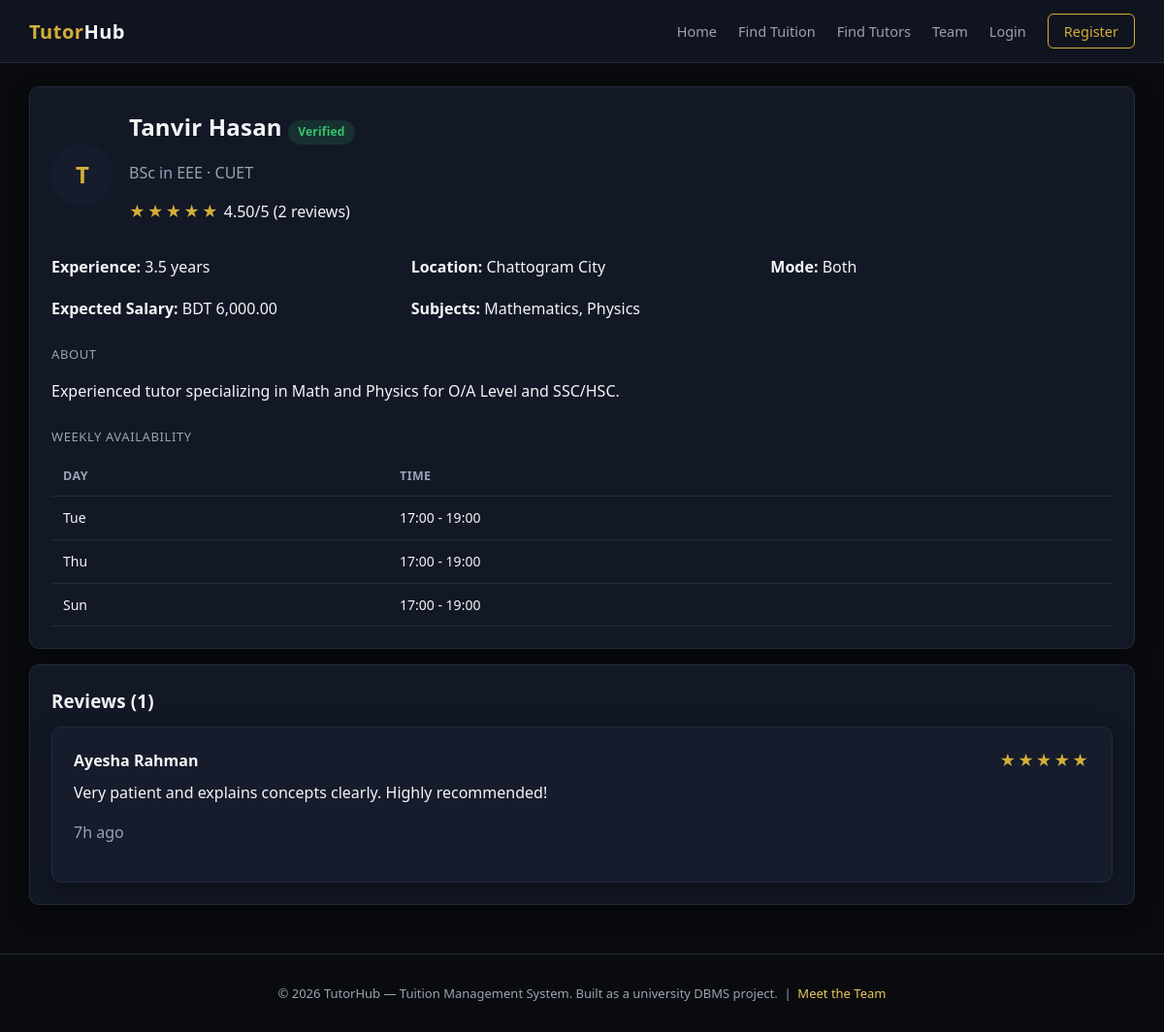
/tutor/view_tutor.php?id=1, run on the app's committed database.
### tables this page shows
CREATE TABLE tutor_profiles (
    tutor_profile_id INT AUTO_INCREMENT PRIMARY KEY,
    user_id INT NOT NULL UNIQUE,
    education VARCHAR(255),
    institution VARCHAR(150),
    experience_years DECIMAL(4,1) DEFAULT 0,
    expected_salary DECIMAL(10,2) DEFAULT 0,
    teaching_location VARCHAR(150),
    teaching_mode ENUM('online','offline','both') DEFAULT 'both',
    bio TEXT,
    is_profile_verified TINYINT(1) NOT NULL DEFAULT 0,
    avg_rating DECIMAL(3,2) DEFAULT 0,
    total_reviews INT DEFAULT 0,
    created_at TIMESTAMP DEFAULT CURRENT_TIMESTAMP,
    updated_at TIMESTAMP DEFAULT CURRENT_TIMESTAMP ON UPDATE CURRENT_TIMESTAMP,
    CONSTRAINT fk_tp_user FOREIGN KEY (user_id) REFERENCES users(user_id) ON DELETE CASCADE ON UPDATE CASCADE,
    INDEX idx_tp_rating (avg_rating),
    INDEX idx_tp_location (teaching_location)
);

CREATE TABLE users (
    user_id INT AUTO_INCREMENT PRIMARY KEY,
    full_name VARCHAR(120) NOT NULL,
    email VARCHAR(150) NOT NULL UNIQUE,
    password_hash VARCHAR(255) NOT NULL,
    phone VARCHAR(30),
    role ENUM('student','tutor','both','admin') NOT NULL DEFAULT 'student',
    gender ENUM('male','female','other') DEFAULT NULL,
    profile_photo VARCHAR(255) DEFAULT NULL,
    status ENUM('active','suspended') NOT NULL DEFAULT 'active',
    is_verified TINYINT(1) NOT NULL DEFAULT 0,
    created_at TIMESTAMP DEFAULT CURRENT_TIMESTAMP,
    updated_at TIMESTAMP DEFAULT CURRENT_TIMESTAMP ON UPDATE CURRENT_TIMESTAMP,
    INDEX idx_users_role (role),
    INDEX idx_users_status (status)
);

CREATE TABLE tutor_availability (
    availability_id INT AUTO_INCREMENT PRIMARY KEY,
    tutor_profile_id INT NOT NULL,
    day_of_week ENUM('Mon','Tue','Wed','Thu','Fri','Sat','Sun') NOT NULL,
    start_time TIME NOT NULL,
    end_time TIME NOT NULL,
    is_available TINYINT(1) NOT NULL DEFAULT 1,
    CONSTRAINT fk_avail_tutor FOREIGN KEY (tutor_profile_id) REFERENCES tutor_profiles(tutor_profile_id) ON DELETE CASCADE,
    INDEX idx_avail_tutor_day (tutor_profile_id, day_of_week)
);

CREATE TABLE reviews (
    review_id INT AUTO_INCREMENT PRIMARY KEY,
    tuition_schedule_ref INT DEFAULT NULL,
    tuition_post_id INT NOT NULL,
    reviewer_user_id INT NOT NULL,
    reviewee_user_id INT NOT NULL,
    rating TINYINT NOT NULL,
    review_text TEXT,
    created_at TIMESTAMP DEFAULT CURRENT_TIMESTAMP,
    CONSTRAINT fk_rev_post FOREIGN KEY (tuition_post_id) REFERENCES tuition_posts(tuition_post_id) ON DELETE CASCADE,
    CONSTRAINT fk_rev_reviewer FOREIGN KEY (reviewer_user_id) REFERENCES users(user_id) ON DELETE CASCADE,
    CONSTRAINT fk_rev_reviewee FOREIGN KEY (reviewee_user_id) REFERENCES users(user_id) ON DELETE CASCADE,
    CONSTRAINT chk_rating CHECK (rating BETWEEN 1 AND 5),
    UNIQUE KEY uq_review_once (tuition_post_id, reviewer_user_id, reviewee_user_id)
);

### includes/functions.php (called while the page is built, shortened)
<?php
function e(string $value): string
{
    return htmlspecialchars($value, ENT_QUOTES, 'UTF-8');
}
function timeAgo(string $datetime): string
{
    $diff = time() - strtotime($datetime);
    if ($diff < 86400) return floor($diff / 3600) . 'h ago';
    return date('M j, Y', strtotime($datetime));
}
function money(float $amount): string
{
    return 'BDT ' . number_format($amount, 2);
}

### tutor/view_tutor.php (the view, shortened to what this page needs)
<?php
$db = getDB();
$id = (int) ($_GET['id'] ?? 0);
$stmt = $db->prepare(
    "SELECT tpf.*, u.full_name, u.gender, u.user_id FROM tutor_profiles tpf JOIN users u ON u.user_id = tpf.user_id WHERE tpf.tutor_profile_id = ?"
);
$stmt->execute([$id]);
$tutor = $stmt->fetch();
$subjects = $db->prepare(
    "SELECT s.subject_name FROM tutor_subjects ts JOIN subjects s ON s.subject_id = ts.subject_id WHERE ts.tutor_profile_id = ?"
);
$subjects->execute([$id]);
$subjects = array_column($subjects->fetchAll(), 'subject_name');
$reviews = $db->prepare(
    "SELECT r.*, u.full_name AS reviewer_name FROM reviews r JOIN users u ON u.user_id = r.reviewer_user_id
     WHERE r.reviewee_user_id = ? ORDER BY r.created_at DESC"
);
$reviews->execute([$tutor['user_id']]);
$reviews = $reviews->fetchAll();
$availability = $db->prepare('SELECT * FROM tutor_availability WHERE tutor_profile_id = ? AND is_available = 1 ORDER BY FIELD(day_of_week,"Mon","Tue","Wed","Thu","Fri","Sat","Sun")');
$availability->execute([$id]);
$availability = $availability->fetchAll();
include __DIR__ . '/../includes/header.php';
?>
<div class="container mt-3">
    <div class="card">
        <div class="flex-between">
            <div style="display:flex; gap:16px; align-items:center;">
                <div class="avatar" style="width:64px;height:64px;font-size:24px;"><?= strtoupper(substr($tutor['full_name'],0,1)) ?></div>
                <div>
                    <h2 class="mt-0"><?= e($tutor['full_name']) ?> <?php if ($tutor['is_profile_verified']): ?><span class="badge badge-active">Verified</span><?php endif; ?></h2>
                    <p class="text-muted"><?= e($tutor['education']) ?> &middot; <?= e($tutor['institution']) ?></p>
                    <p><span class="rating-stars"><?= str_repeat('★', (int)round($tutor['avg_rating'])) . str_repeat('☆', 5-(int)round($tutor['avg_rating'])) ?></span> <?= e($tutor['avg_rating']) ?>/5 (<?= (int)$tutor['total_reviews'] ?> reviews)</p>
                </div>
            </div>
        </div>
        <div class="grid grid-3 mt-2">
            <div><strong>Experience:</strong> <?= e($tutor['experience_years']) ?> years</div>
            <div><strong>Location:</strong> <?= e($tutor['teaching_location']) ?></div>
            <div><strong>Mode:</strong> <?= ucfirst(e($tutor['teaching_mode'])) ?></div>
            <div><strong>Expected Salary:</strong> <?= money($tutor['expected_salary']) ?></div>
            <div><strong>Subjects:</strong> <?= $subjects ? e(implode(', ', $subjects)) : 'Not specified' ?></div>
        </div>
        <div class="section-title">About</div>
        <p><?= nl2br(e($tutor['bio'] ?: 'No bio provided.')) ?></p>
        <?php if ($availability): ?>
        <div class="section-title">Weekly Availability</div>
        <table>
            <tr><th>Day</th><th>Time</th></tr>
            <?php foreach ($availability as $a): ?>
                <tr><td><?= e($a['day_of_week']) ?></td><td><?= e(substr($a['start_time'],0,5)) ?> - <?= e(substr($a['end_time'],0,5)) ?></td></tr>
            <?php endforeach; ?>
        </table>
        <?php endif; ?>
    </div>
    <div class="card mt-2">
        <h3>Reviews (<?= count($reviews) ?>)</h3>
        <?php if (!$reviews): ?>
            <p class="empty-state">No reviews yet.</p>
        <?php else: ?>
            <?php foreach ($reviews as $r): ?>
                <div class="card" style="background:var(--bg-navy-light)">
                    <div class="flex-between">
                        <strong><?= e($r['reviewer_name']) ?></strong>
                        <span class="rating-stars"><?= str_repeat('★', $r['rating']) . str_repeat('☆', 5-$r['rating']) ?></span>
                    </div>
                    <p class="mt-1"><?= nl2br(e($r['review_text'])) ?></p>
                    <p class="text-muted"><?= timeAgo($r['created_at']) ?></p>
                </div>
            <?php endforeach; ?>
        <?php endif; ?>
    </div>
</div>
<?php include __DIR__ . '/../includes/footer.php'; ?>

### assets/css/style.css (style rules this page uses)
:root { --bg-black: #0a0b0f; --bg-navy: #10141f; --bg-navy-light: #161c2c; --bg-card: #131826; --border-subtle: #232b3d; --gold: #d4af37; --gold-light: #e8c95f; --text-white: #f4f4f6; --text-muted: #9aa2b1; --danger: #e5484d; --success: #35c46f; --warning: #f0a83c; --radius: 10px; --shadow: 0 8px 24px rgba(0,0,0,0.35); }
* { box-sizing: border-box; }
body { margin: 0; font-family: 'Segoe UI', 'Inter', Roboto, Arial, sans-serif; background: var(--bg-black); color: var(--text-white); line-height: 1.55; }
h1, h2, h3, h4 { font-weight: 600; letter-spacing: 0.2px; margin: 0 0 12px; }
.container { max-width: 1180px; margin: 0 auto; padding: 0 20px; }
.card { background: var(--bg-card); border: 1px solid var(--border-subtle); border-radius: var(--radius); padding: 22px; box-shadow: var(--shadow); }
.card + .card { margin-top: 16px; }
.grid { display: grid; gap: 18px; }
.grid-3 { grid-template-columns: repeat(3, 1fr); }
table { width: 100%; border-collapse: collapse; font-size: 14px; }
th, td { padding: 11px 12px; border-bottom: 1px solid var(--border-subtle); text-align: left; }
th { color: var(--text-muted); font-weight: 600; font-size: 12.5px; text-transform: uppercase; letter-spacing: 0.4px; }
.badge { display: inline-block; padding: 3px 10px; border-radius: 20px; font-size: 12px; font-weight: 600; }
.badge-open, .badge-active, .badge-accepted, .badge-paid, .badge-present, .badge-completed, .badge-resolved { background: rgba(53,196,111,0.15); color: var(--success); }
.text-muted { color: var(--text-muted); }
.flex-between { display: flex; align-items: center; justify-content: space-between; gap: 10px; flex-wrap: wrap; }
.mt-0 { margin-top: 0; }
.mt-1 { margin-top: 8px; }
.mt-2 { margin-top: 16px; }
.mt-3 { margin-top: 24px; }
.avatar { width: 42px; height: 42px; border-radius: 50%; background: var(--bg-navy-light); display: flex; align-items: center; justify-content: center; color: var(--gold); font-weight: 700; object-fit: cover; }
.section-title { font-size: 13px; text-transform: uppercase; letter-spacing: 0.6px; color: var(--text-muted); margin: 24px 0 10px; }
.rating-stars { color: var(--gold); letter-spacing: 2px; }

### data on the page
tutor_profiles: user.full_name "T", user.full_name "Tanvir Hasan", education "BSc in EEE", institution "CUET", avg_rating "★★★★★", avg_rating "4.50", total_reviews "2", experience_years "3.5", teaching_location "Chattogram City", teaching_mode "Both", expected_salary "BDT 6,000.00", bio "Experienced tutor specializing in Math and Physics for O/A Level and SSC/HSC."
tutor_availability: day_of_week "Tue", start_time "17:00", end_time "19:00"
tutor_availability: day_of_week "Thu", start_time "17:00", end_time "19:00"
tutor_availability: day_of_week "Sun", start_time "17:00", end_time "19:00"
reviews: reviewer_user.full_name "Ayesha Rahman", rating "★★★★★", review_text "Very patient and explains concepts clearly. Highly recommended!", created_at "7h ago"

### other printed values
implode(', ', $subjects) "Mathematics, Physics"
count($reviews) "1"
